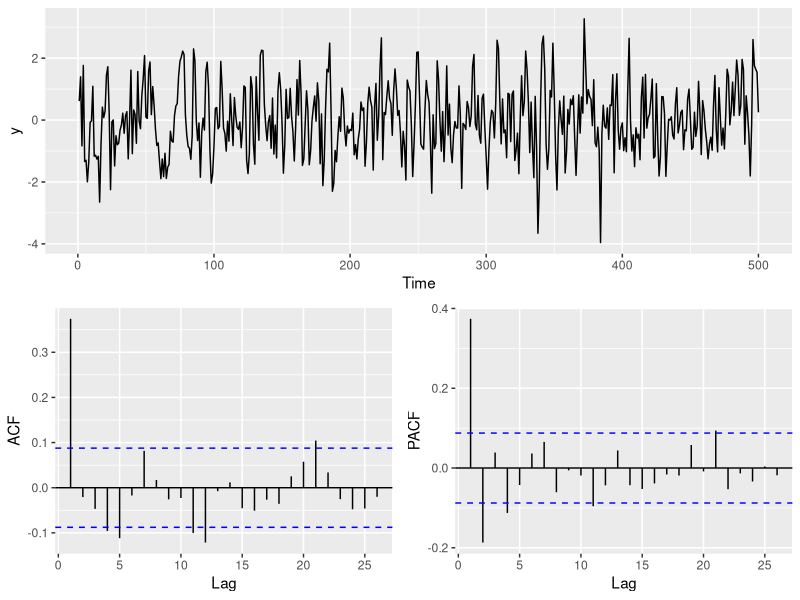
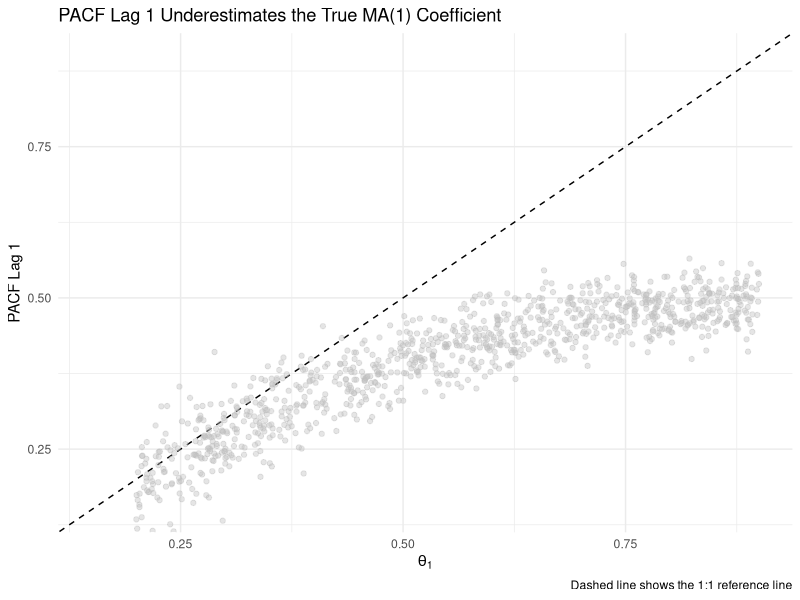
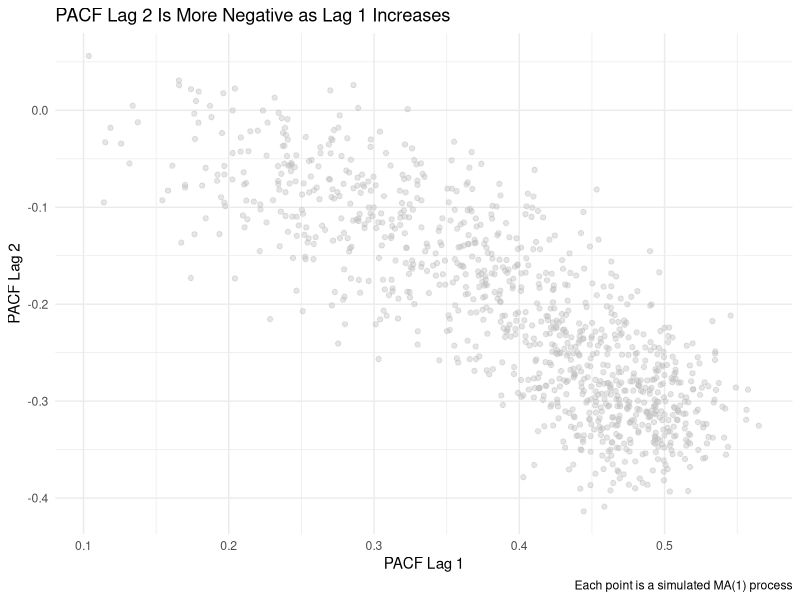
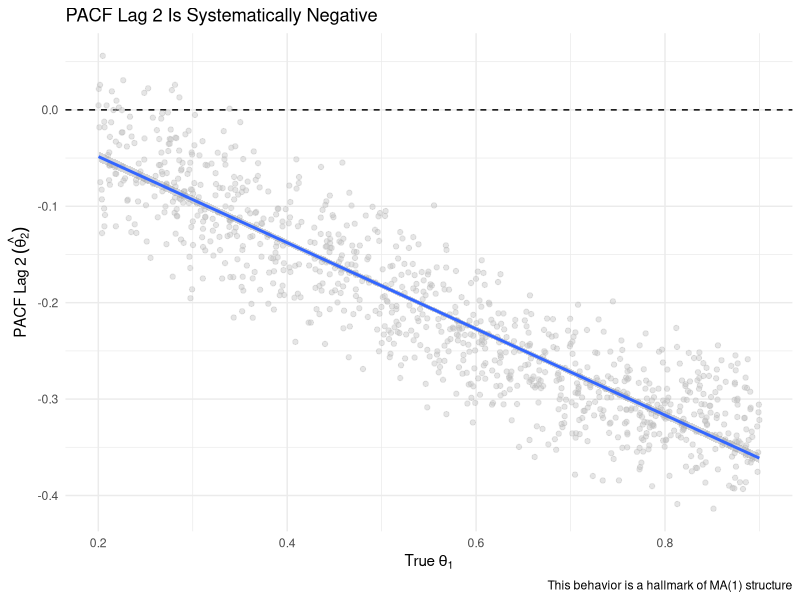

Write R code to recreate these figures, in order.
## ---- chunk 1
library(tidyverse)
library(forecast)
library(gridExtra)
set.seed(2346)

n <- 500
tm <- 1:n
y <- arima.sim(model = list(ma = 0.4), n = n)

simpleLayoutMatrix <- matrix(c(1, 1, 2, 3), nrow = 2, byrow = TRUE)
p1 <- ggplot() + geom_line(aes(x = tm, y = y)) + labs(x = "Time")
p2 <- ggAcf(y) + labs(title = NULL)
p3 <- ggPacf(y) + labs(title = NULL)

grid.arrange(p1, p2, p3, layout_matrix = simpleLayoutMatrix)
## ---- chunk 2
m <- 1000                     # Number of simulations
res <- matrix(NA, m, 3)       # Object to store theta, PACF lag 1, PACF lag 2
thetas <- runif(m, 0.2, 0.9)  # Randomly draw MA(1) coefficients for simulation
res[,1] <- thetas             # Store theta

for(i in 1:m){
  y <- arima.sim(model = list(ma = thetas[i]), n = n)  # Simulate MA(1)
  tmp <- Pacf(y, plot = FALSE)                         # Get PACF
  res[i,2] <- tmp$acf[1,1,1]                           # Store lag 1 PACF
  res[i,3] <- tmp$acf[2,1,1]                           # Store lag 2 PACF
}
res <- as.data.frame(res)
names(res) <- c("Simulated_theta", "PACF_lag1", "PACF_lag2")
## ---- chunk 3
ggplot(res, aes(x = Simulated_theta, y = PACF_lag1)) +
  geom_abline(slope = 1, intercept = 0, linetype = "dashed") +
  geom_point(alpha = 0.4, color = "gray") +
  labs(x = expression(theta[1]),
       y = "PACF Lag 1",
       title = "PACF Lag 1 Underestimates the True MA(1) Coefficient",
       caption = "Dashed line shows the 1:1 reference line") +
  coord_cartesian(xlim = c(0.15, 0.9), ylim = c(0.15, 0.9)) +
  theme_minimal()
## ---- chunk 4
ggplot(res, aes(x = PACF_lag1, y = PACF_lag2)) +
  geom_point(alpha = 0.4,color = "gray") +
  labs(x = "PACF Lag 1",
       y = "PACF Lag 2",
       title = "PACF Lag 2 Is More Negative as Lag 1 Increases",
       caption = "Each point is a simulated MA(1) process") +
  theme_minimal()
## ---- chunk 5
# Also show vs theta
ggplot(res, aes(x = Simulated_theta, y = PACF_lag2)) +
  geom_hline(yintercept = 0, linetype = "dashed") +
  geom_point(alpha = 0.4, color = "gray") +
  geom_smooth(method = "lm") +
  labs(x = expression(True~theta[1]),
       y = expression(PACF~Lag~2~(hat(theta[2]))),
       title = "PACF Lag 2 Is Systematically Negative",
       caption = "This behavior is a hallmark of MA(1) structure") +
  theme_minimal()
